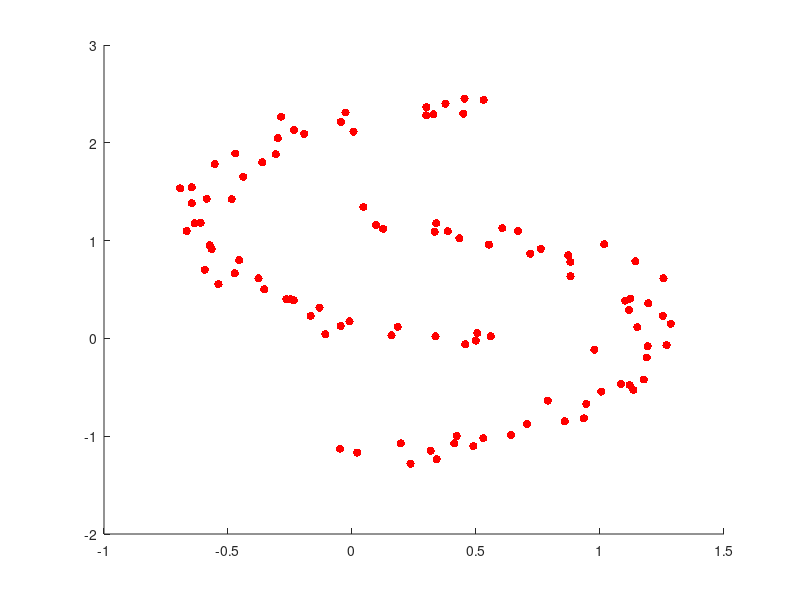
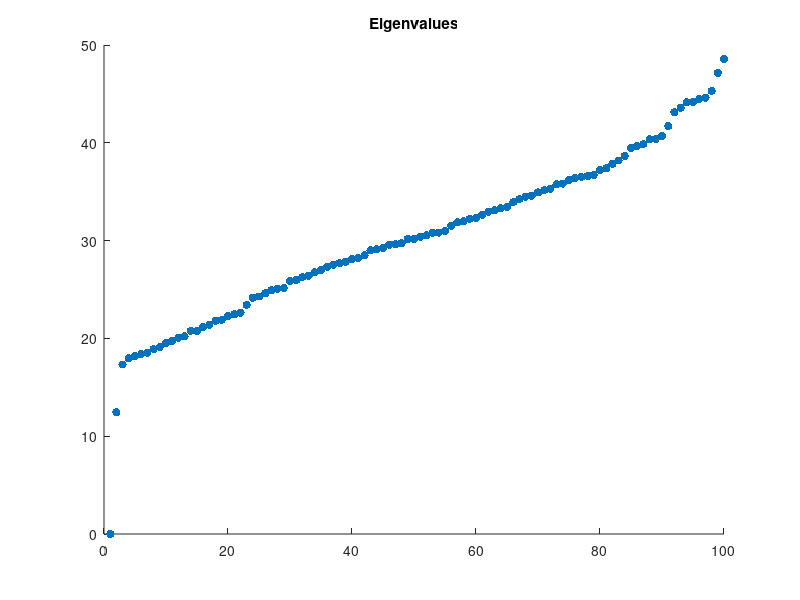
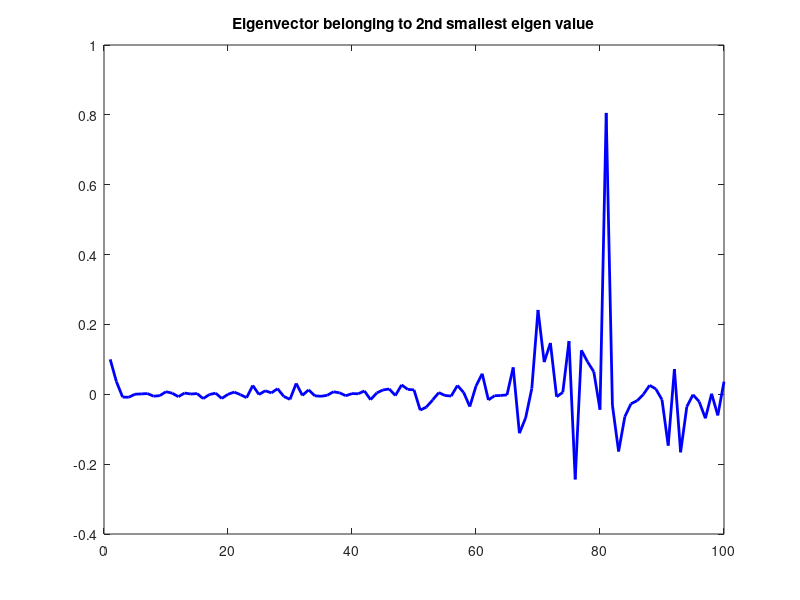
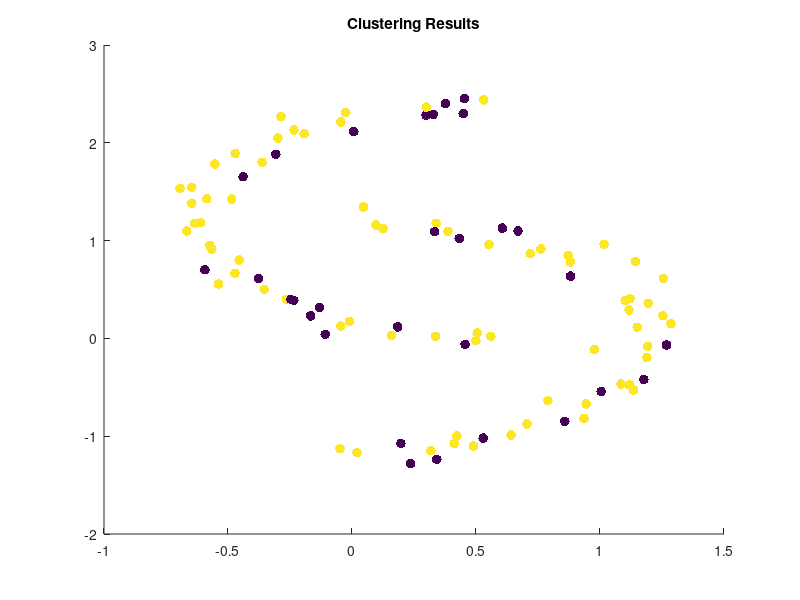

The MATLAB script that drew these images, in order: (Note: this script raises an error after producing the figures.)
halfmoon = load('HalfMoonF23.txt');

figure;
scatter(halfmoon(:, 1), halfmoon(:, 2), 'r', 'filled');

sigma = 1;
epsilon = 0.5;

distances = pdist2(halfmoon, halfmoon);
affinity = exp(-distances.^2 / (2 * sigma^2));
affinity(distances < epsilon) = 0;

laplacian = diag(sum(affinity, 2)) - affinity;
[eigen_vecs, eigen_vals] = eig(laplacian);

eigen_vals = diag(eigen_vals);

figure;
scatter(1:length(eigen_vals), eigen_vals, 'filled');
title('Eigenvalues');

sorted_vals = sort(eigen_vals);
second_smallest = min(sorted_vals(sorted_vals > sorted_vals(1)));
index_second = find(eigen_vals == second_smallest);

vec = eigen_vecs(index_second, :);

figure;
plot(1:length(vec), vec, 'b', 'LineWidth', 2);
title('Eigenvector belonging to 2nd smallest eigen value');
%stem(1:length(vec), vec, 'b', 'filled');

thresh = mean(vec);

clusters = [];
for i = 1:length(vec)
    if vec(i) >= thresh
        clusters = [clusters, 1];
    elseif vec(i) < thresh
        clusters = [clusters, 2];
    end
end

figure;
scatter(halfmoon(:, 1), halfmoon(:, 2), 50, clusters, 'filled');
title('Clustering Results');


twosq_twocirc = load('TwoSquaresTwoCircles.dat');

figure;
scatter(twosq_twocirc(:, 1), twosq_twocirc(:, 2), 'r', 'filled');

sigma = 0.5;
epsilon = 1;

distances = pdist2(twosq_twocirc, twosq_twocirc);
affinity = exp(-distances.^2 / (2 * sigma^2));
affinity(distances < epsilon) = 0;

laplacian = diag(sum(affinity, 2)) - affinity;
[eigen_vecs, eigen_vals] = eig(laplacian);
eigen_vals = diag(eigen_vals);

figure;
scatter(1:length(eigen_vals), eigen_vals, 'filled');
title('Eigenvalues');

sorted_vals = sort(eigen_vals);
counter=1;
while sorted_vals(counter) <= 0
    counter = counter + 1;
end
second_smallest = sorted_vals(counter);
third_smallest = sorted_vals(counter+1);
fourth_smallest = sorted_vals(counter+2);

for i=1:1200
    if eigen_vals(i) == second_smallest
        index_second = i;
    end
    if eigen_vals(i) == third_smallest
        index_third = i;
    end
    if eigen_vals(i) == fourth_smallest
        index_fourth = i;
    end
end

second = eigen_vecs(index_second, :);
third = eigen_vecs(index_third, :);
fourth = eigen_vecs(index_fourth, :);

eigen_vecs = horzcat(second', third', fourth');

figure;
plot(1:length(second), second, 'b', 'LineWidth', 2);
hold on;
plot(1:length(third), third, 'r', 'LineWidth', 2);
hold on;
plot(1:length(fourth), fourth, 'g', 'LineWidth', 2);
title('2nd, 3rd, and 4th Eigenvectors');

num_clusters = 4;
max_iter = 100;
centroid_1 = eigen_vecs(150, :);
centroid_2 = eigen_vecs(450, :);
centroid_3 = eigen_vecs(800, :);
centroid_4 = eigen_vecs(1100, :);

centroids = [centroid_1; centroid_2; centroid_3; centroid_4];

% k means clustering
clusters = zeros(size(eigen_vecs, 1), 1);
for i = 1:max_iter
    for j = 1:size(eigen_vecs, 1)
        distances = sum((centroids - eigen_vecs(i, :)).^2, 2);
        [~, clusters(i)] = min(distances);
    end

    for k = 1:num_clusters
        points_in_cluster = eigen_vecs(clusters == k, :);
        if ~isempty(points_in_cluster)
            centroids(k, :) = mean(points_in_cluster, 1);
        end
    end
end

figure;
scatter(twosq_twocirc(:, 1), twosq_twocirc(:, 2), 50, clusters, 'filled');
colormap(parula(num_clusters));

figure;
scatter(twosq_twocirc(:, 1), twosq_twocirc(:, 2), 50, clusters, 'filled');
colormap(parula(num_clusters));
hold on;

for k = 1:num_clusters
    scatter(centroids(k, 1), centroids(k, 3), 100, 'x', 'LineWidth', 2, 'DisplayName', ['Centroid ' num2str(k)]);
end
title('K-means Spectral Clustering Results');